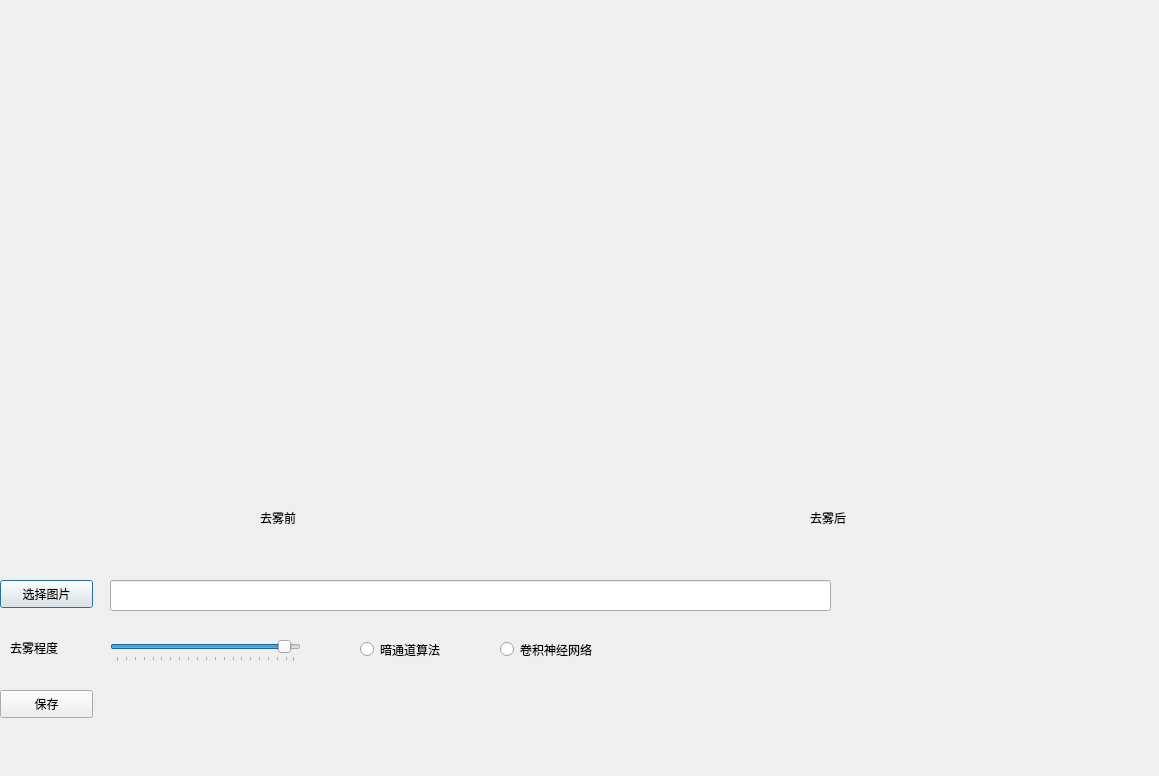
<?xml version="1.0" encoding="UTF-8"?>
<ui version="4.0">
 <class>Dialog</class>
 <widget class="QDialog" name="Dialog">
  <property name="geometry">
   <rect>
    <x>0</x>
    <y>0</y>
    <width>1159</width>
    <height>776</height>
   </rect>
  </property>
  <property name="windowTitle">
   <string>Dialog</string>
  </property>
  <widget class="QPushButton" name="pushButton_2">
   <property name="geometry">
    <rect>
     <x>0</x>
     <y>580</y>
     <width>93</width>
     <height>28</height>
    </rect>
   </property>
   <property name="text">
    <string>选择图片</string>
   </property>
  </widget>
  <widget class="QPushButton" name="pushButton_3">
   <property name="geometry">
    <rect>
     <x>0</x>
     <y>690</y>
     <width>93</width>
     <height>28</height>
    </rect>
   </property>
   <property name="text">
    <string>保存</string>
   </property>
  </widget>
  <widget class="QLabel" name="label_2">
   <property name="geometry">
    <rect>
     <x>810</x>
     <y>510</y>
     <width>71</width>
     <height>16</height>
    </rect>
   </property>
   <property name="text">
    <string>去雾后</string>
   </property>
  </widget>
  <widget class="QLineEdit" name="lineEdit">
   <property name="geometry">
    <rect>
     <x>110</x>
     <y>580</y>
     <width>721</width>
     <height>31</height>
    </rect>
   </property>
  </widget>
  <widget class="QLabel" name="label_3">
   <property name="geometry">
    <rect>
     <x>260</x>
     <y>510</y>
     <width>71</width>
     <height>16</height>
    </rect>
   </property>
   <property name="text">
    <string>去雾前</string>
   </property>
  </widget>
  <widget class="QLabel" name="label_4">
   <property name="geometry">
    <rect>
     <x>20</x>
     <y>100</y>
     <width>541</width>
     <height>391</height>
    </rect>
   </property>
   <property name="text">
    <string/>
   </property>
  </widget>
  <widget class="QLabel" name="label_5">
   <property name="geometry">
    <rect>
     <x>590</x>
     <y>110</y>
     <width>511</width>
     <height>381</height>
    </rect>
   </property>
   <property name="text">
    <string/>
   </property>
  </widget>
  <widget class="QSlider" name="horizontalSlider">
   <property name="geometry">
    <rect>
     <x>110</x>
     <y>640</y>
     <width>191</width>
     <height>22</height>
    </rect>
   </property>
   <property name="minimum">
    <number>1</number>
   </property>
   <property name="maximum">
    <number>100</number>
   </property>
   <property name="singleStep">
    <number>5</number>
   </property>
   <property name="value">
    <number>95</number>
   </property>
   <property name="orientation">
    <enum>Qt::Horizontal</enum>
   </property>
   <property name="tickPosition">
    <enum>QSlider::TicksBelow</enum>
   </property>
   <property name="tickInterval">
    <number>0</number>
   </property>
  </widget>
  <widget class="QLabel" name="label_6">
   <property name="geometry">
    <rect>
     <x>10</x>
     <y>640</y>
     <width>71</width>
     <height>16</height>
    </rect>
   </property>
   <property name="text">
    <string>去雾程度</string>
   </property>
  </widget>
  <widget class="QRadioButton" name="radioButton">
   <property name="geometry">
    <rect>
     <x>360</x>
     <y>640</y>
     <width>115</width>
     <height>19</height>
    </rect>
   </property>
   <property name="text">
    <string>暗通道算法</string>
   </property>
   <property name="checked">
    <bool>false</bool>
   </property>
  </widget>
  <widget class="QRadioButton" name="radioButton_2">
   <property name="geometry">
    <rect>
     <x>500</x>
     <y>640</y>
     <width>115</width>
     <height>19</height>
    </rect>
   </property>
   <property name="text">
    <string>卷积神经网络</string>
   </property>
   <property name="checkable">
    <bool>true</bool>
   </property>
   <property name="checked">
    <bool>false</bool>
   </property>
  </widget>
 </widget>
 <resources/>
 <connections/>
</ui>
